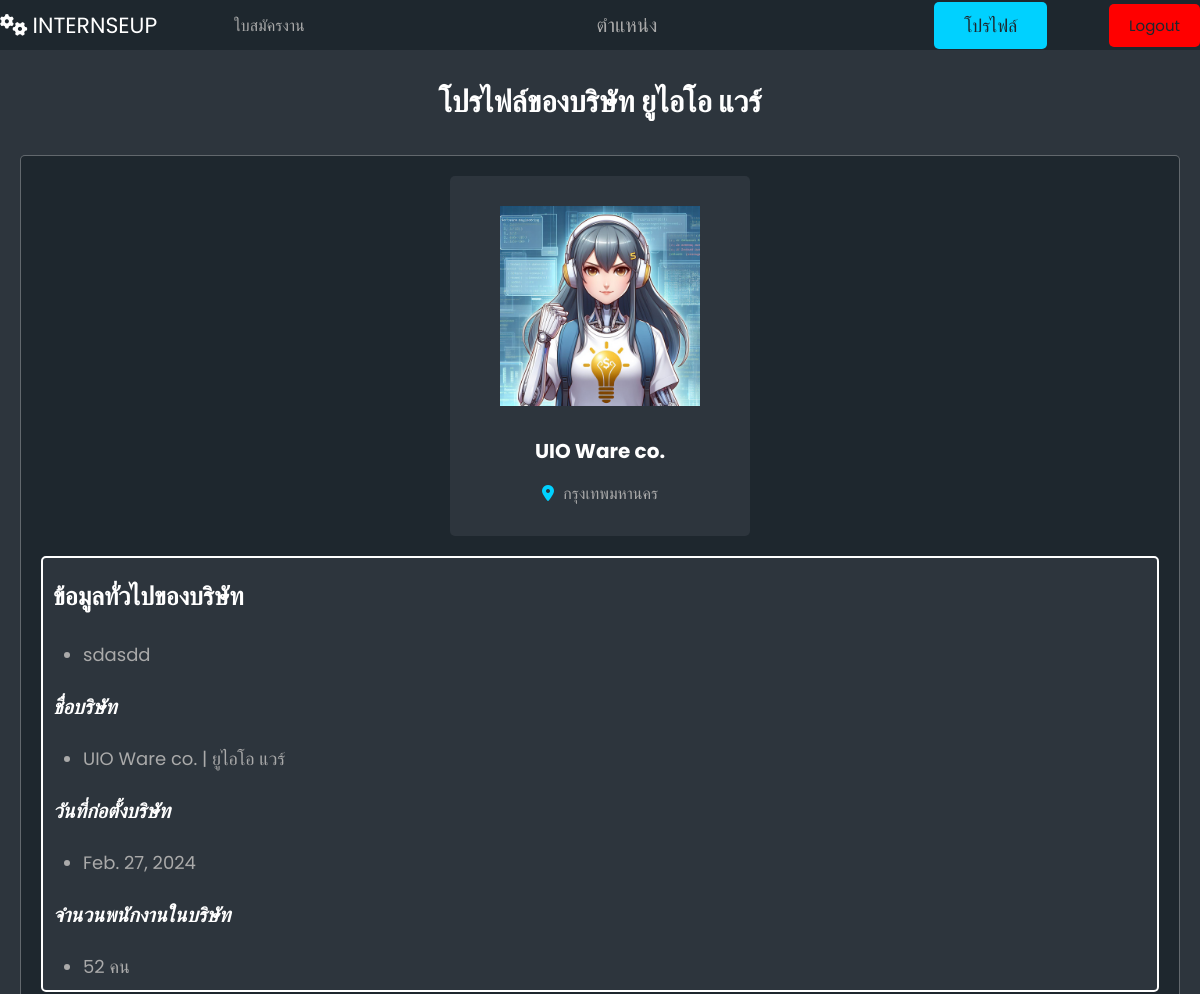
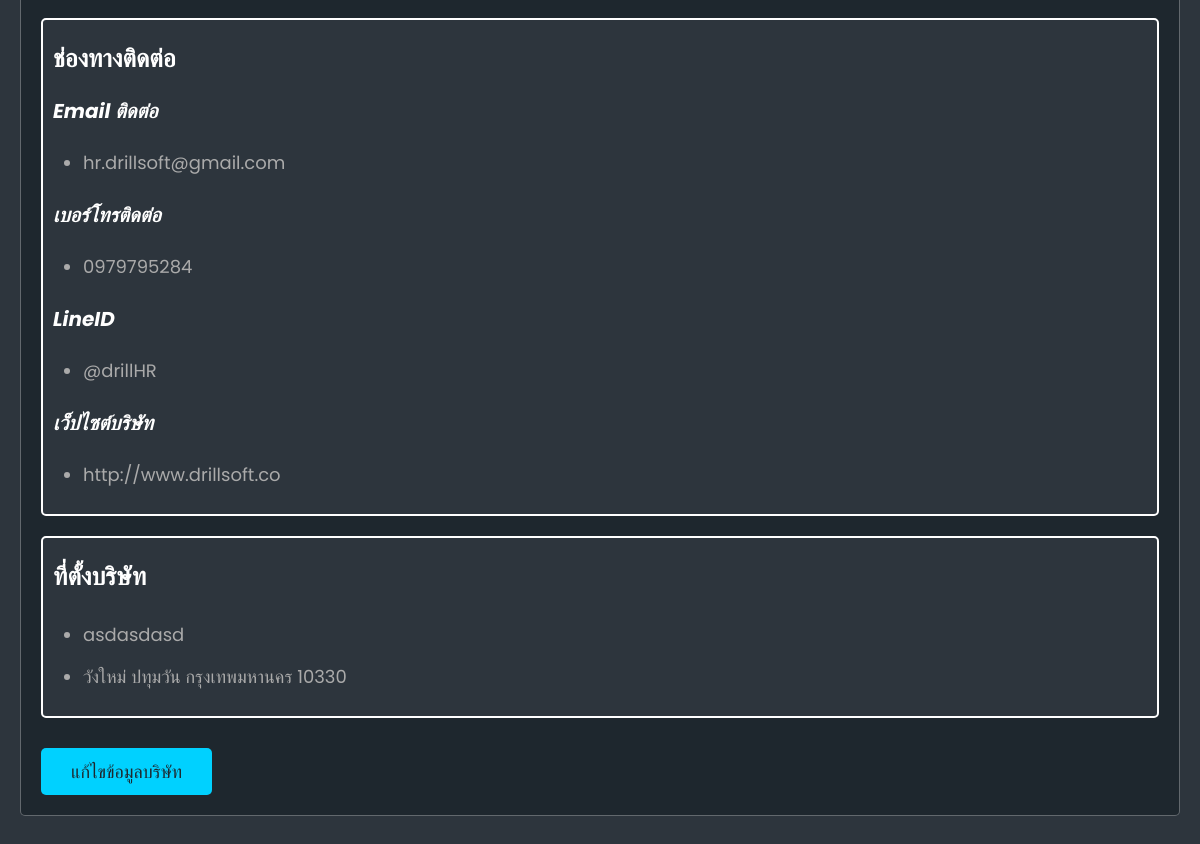
The app's page /profile/COMPANY/c1/ (signed in) with its own data (2 pictures, top to bottom).
### usertype/models.py (models this page shows, shortened)
class CompanyProfile(models.Model):
    user = models.OneToOneField(CustomUser, on_delete=models.CASCADE)
    companyinfo = models.ForeignKey(
        CompanyInfo, on_delete=models.CASCADE, null=True, blank=True
    )
    job = models.ManyToManyField(Job, related_name="companies")

class CompanyInfo(models.Model):
    company_name_eng = models.CharField(max_length=100)
    company_name_thai = models.CharField(max_length=100)
    company_des = models.TextField()
    profile = models.ImageField(upload_to="profile/", null=True, blank=True)
    foundation_date = models.DateField()
    number_of_employees = models.IntegerField()
    website = models.URLField()
    email = models.EmailField()
    address = models.TextField()
    sub_district = models.TextField()
    district = models.TextField()
    province = models.TextField()
    postal_code = models.CharField(max_length=255)
    phone = models.CharField(max_length=15)
    line_id = models.CharField(max_length=255, blank=True)
    facebook = models.URLField(blank=True)

### usertype/views.py (the view)
# urls.py: path("profile/<str:role>/<str:username>/", views.profile, name="profile"),  # Profile page
@login_required
def profile(request, role, username):
    user = request.user
    student = None
    company = None
    jobs = None
    context = {
        "role": role,
        "username": username,
    }
    if user.role == CustomUser.Role.STUDENT:
        try:
            student = StudentProfile.objects.get(user__username=username)
            jobs = Job.objects.all()
        except StudentProfile.DoesNotExist:
            pass
    elif user.role == CustomUser.Role.COMPANY:
        try:
            company = CompanyProfile.objects.get(user__username=username)
            jobs = Job.objects.all()
        except CompanyProfile.DoesNotExist:
            pass
    if request.method == "POST":
        form = SignUpStudentForm(request.POST, initial={"username": user.username})
        if form.is_valid():
            form.save()
            messages.success(request, 'Your account was successfully updated!')
            return redirect("welcome", username=user.username)
    else:
        form = SignUpStudentForm(initial={"username": user.username})
    return render(
        request,
        "userweb/profile.html",
        {
            "form": form,
            "student": student,
            "company": company,
            "jobs": jobs,  # Pass jobs to the template
            "user": user,
            "context": context,
        },
    )

### usertype/forms.py
class SignUpStudentForm(forms.Form):
    profile = forms.ImageField()  #
    student_id = forms.IntegerField()  #
    first_name = forms.CharField(max_length=100)  #
    last_name = forms.CharField(max_length=100)  #
    nick_name = forms.CharField(max_length=100)  #
    birthday = forms.DateField()  #
    gender = forms.CharField(max_length=200)  #
    email = forms.EmailField()  #
    phone = forms.CharField(max_length=10)  #
    cv = forms.URLField()  #
    last_job = forms.CharField(max_length=200)  #
    intern_company = forms.CharField(max_length=200)  #
    interest_job = forms.CharField(max_length=200)  #
    skill = forms.CharField(max_length=200)  #
    university = forms.CharField(max_length=200)  #
    faculty = forms.CharField(max_length=50)  #
    major = forms.CharField(max_length=50)  #
    intern_start = forms.DateField()  #
    intern_end = forms.DateField()  #
    eng_skill = forms.CharField(max_length=200)  #

### usertype/templates/userweb/profile.html (shortened to what this page needs)
<!DOCTYPE html>
<html lang="en">
  <head>
    {% load static %}
    <link rel="stylesheet" href="{% static "css/style.css" %}" />
  </head>
  <body>
    {% include "navbarmain.html" %}
    {% if user.role == 'STUDENT' %}
    <section class="view-student">
      {% if messages %}
      <ul class="messages">
        {% for message in messages %}
          <li style="font-size:200%;" class="{{ message.tags }}">{{ message }}</li>
        {% endfor %}
      </ul>
      {% endif %}
      <h1 class="heading">โปรไฟล์ของ {{ student.studentinfo.first_name }} {{ student.studentinfo.last_name }}</h1>
      <div class="details">
        <div class="info">
          <img src="{{ student.studentinfo.profile.url }}" alt="" />
        </div>
        <div class="description">
          <div class="desbox">
            <h3 style="font-size:250%;">ข้อมูลทั่วไป</h3>
            <ul>
              <p style="font-size:200%;"><b><i style="color:white;">Curriculum vitae (CV)</i></b></p>
              <li style="font-size:180%;"><a href="{{ student.studentinfo.cv }}" target="_blank">Click to view CV</a></li>
              <br />
              <p style="font-size:200%;"><b><i style="color:white;">ชื่อจริง-นามสกุล</i></b></p>
              <li style="font-size:180%;">{{ student.studentinfo.first_name }} {{ student.studentinfo.last_name }}</li>
              <br />
              <p style="font-size:200%;"><b><i style="color:white;">ชื่อเล่น</i></b></p>
              <li style="font-size:180%;">{{ student.studentinfo.nick_name }}</li>
              <br />
              <p style="font-size:200%;"><b><i style="color:white;">วันเกิด</i></b></p>
              <li style="font-size:180%;">{{ student.studentinfo.birthday }}</li>
              <br />
              <p style="font-size:200%;"><b><i style="color:white;">รหัสนิสิต</i></b></p>
              <li style="font-size:180%;">{{ student.studentinfo.student_id }}</li>
              <br />
              <p style="font-size:200%;"><b><i style="color:white;">Email </i></b></p>
              <li style="font-size:180%;">{{ student.studentinfo.email }}</li>
              <br />
              <p style="font-size:200%;"><b><i style="color:white;">เบอร์โทรติดต่อ</i></b></p>
              <li style="font-size:180%;">{{ student.studentinfo.phone }}</li>
              <br />
              <p style="font-size:200%;"><b><i style="color:white;">เพศ</i></b></p>
              <li style="font-size:180%;">{{ student.studentinfo.gender }}</li>
              <br />
            </ul>
          </div>
          <div class="desbox">
            <h3 style="font-size:250%;">คุณสมบัติ</h3>
            <ul>
              <br />
              <p style="font-size:200%;"><b><i style="color:white;">ตำแหน่งที่สนใจ</i></b></p>
              <li style="font-size:180%;">{{ student.studentinfo.interest_job }}</li>
              <br />
              <p style="font-size:200%;"><b><i style="color:white;">ทักษะ</i></b></p>
              <li style="font-size:180%;">{{ student.studentinfo.skill }}</li>
              <br />
              <p style="font-size:200%;"><b><i style="color:white;">ทักษะภาษาอังกฤษ</i></b></p>
              <li style="font-size:180%;">{{ student.studentinfo.eng_skill }}</li>
              <br />
              <p style="font-size:200%;"><b><i style="color:white;">วันที่เริ่มฝึกงาน (ปัจจุบัน)</i></b></p>
              <li style="font-size:180%;">{{ student.studentinfo.intern_start }}</li>
              <br />
              <p style="font-size:200%;"><b><i style="color:white;">วันที่สิ้นสุดการฝึกงาน</i></b></p>
              <li style="font-size:180%;">{{ student.studentinfo.intern_end }}</li>
              <br />
            </ul>
          </div>
          <div class="desbox">
            <h3 style="font-size:250%;">การศึกษาปัจจุบัน</h3>
            <ul>
              <br />
              <p style="font-size:200%;"><b><i style="color:white;">มหาวิทยาลัย</i></b></p>
              <li style="font-size:180%;">{{ student.studentinfo.university }}</li>
              <br />
              <p style="font-size:200%;"><b><i style="color:white;">คณะ</i></b></p>
              <li style="font-size:180%;">{{ student.studentinfo.faculty }}</li>
              <br />
              <p style="font-size:200%;"><b><i style="color:white;">สาขา</i></b></p>
              <li style="font-size:180%;">{{ student.studentinfo.major }}</li>
              <br />
            </ul>
          </div>
          <div class="desbox">
            <h3 style="font-size:250%;">ประวัติการฝึกงานครั้งล่าสุด</h3>
            <ul>
              <p style="font-size:200%;"><b><i style="color:white;">ตำแหน่งที่ฝึกงานครั้งล่าสุด</i></b></p>
              <li style="font-size:180%;">{{ student.studentinfo.last_job }}</li>
              <br />
              <p style="font-size:200%;"><b><i style="color:white;">บริษัทที่เคยฝึกงาน</i></b></p>
              <li style="font-size:180%;">{{ student.studentinfo.intern_company }}</li>
              <br />
            </ul>
          </div>
        </div>
        {% if student %}
        <form action="{% url 'editinfo' role=context.role username=context.username %}" method="post" class="flex-btn">
          {% csrf_token %}
          <input type="submit" value="แก้ไขข้อมูลนิสิต" class="btn" />
          <input type="hidden" name="role" value="{{ context.role }}">
          <input type="hidden" name="username" value="{{ context.username }}">
        </form>
        {% else %}
        <form action="{% url 'addinfo' role=context.role username=context.username %}" method="post" class="flex-btn">
          {% csrf_token %}
          <input type="submit" value="เพิ่มข้อมูลนิสิต" class="btn" />
          <input type="hidden" name="role" value="{{ context.role }}">
          <input type="hidden" name="username" value="{{ context.username }}">
        </form>
        <form action="{% url 'addtime' role=context.role username=context.username %}" method="post" class="flex-btn">
          {% csrf_token %}
          <input type="submit" value="เพิ่มวันฝึกงาน" class="btn" />
          <input type="hidden" name="role" value="{{ context.role }}">
          <input type="hidden" name="username" value="{{ context.username }}">
        </form>
        <form action="{% url 'addpastjob' role=context.role username=context.username %}" method="post" class="flex-btn">
          {% csrf_token %}
          <input type="submit" value="เพิ่มประวัติการฝึกงาน" class="btn" />
          <input type="hidden" name="role" value="{{ context.role }}">
          <input type="hidden" name="username" value="{{ context.username }}">
        </form>
        {% endif %}
      </div>
    </section>
    {% elif user.role == 'COMPANY' %}
    <section class="view-student">
      <h1 class="heading">โปรไฟล์ของบริษัท {{ company.companyinfo.company_name_thai }} </h1>
      <div class="details">
        <div class="info">
          <img src="{{ company.companyinfo.profile.url }}" alt="" />
          <h3>{{ company.companyinfo.company_name_eng }}</h3>
          <p><i class="fas fa-map-marker-alt"></i> {{ company.companyinfo.province }}</p>
        </div>
        <div class="description">
          <div class="desbox">
            <ul>
              <h3>ข้อมูลทั่วไปของบริษัท</h3>
              <li style="font-size:180%;">{{ company.companyinfo.company_des }}</li>
              <br />
            </ul>
            <ul>
              <p style="font-size:200%;"><b><i style="color:white;">ชื่อบริษัท</i></b></p>
              <li style="font-size:180%;">{{ company.companyinfo.company_name_eng }} | {{ company.companyinfo.company_name_thai }}</li>
              <br />
              <p style="font-size:200%;"><b><i style="color:white;">วันที่ก่อตั้งบริษัท</i></b></p>
              <li style="font-size:180%;">{{ company.companyinfo.foundation_date }}</li>
              <br />
              <p style="font-size:200%;"><b><i style="color:white;">จำนวนพนักงานในบริษัท</i></b></p>
              <li style="font-size:180%;">{{ company.companyinfo.number_of_employees }} คน</li>
            </ul>
          </div>
          <div class="desbox">
            <ul>
              <h3>ช่องทางติดต่อ</h3>
            </ul>
            <ul>
              <p style="font-size:200%;"><b><i style="color:white;">Email ติดต่อ</i></b></p>
              <li style="font-size:180%;">{{ company.companyinfo.email }}</li>
              <br />
              <p style="font-size:200%;"><b><i style="color:white;">เบอร์โทรติดต่อ</i></b></p>
              <li style="font-size:180%;">{{ company.companyinfo.phone }}</li>
              <br />
              <p style="font-size:200%;"><b><i style="color:white;">LineID</i></b></p>
              <li style="font-size:180%;">{{ company.companyinfo.line_id}}</li>
              <br />
              <p style="font-size:200%;"><b><i style="color:white;">เว็ปไซต์บริษัท</i></b></p>
              <li style="font-size:180%;">{{ company.companyinfo.website}}</li>
              <br />
            </ul>
          </div>
          <div class="desbox">
            <h3>ที่ตั้งบริษัท</h3>
            <ul>
              <li style="font-size:180%;">{{ company.companyinfo.address}}</li>
              <li style="font-size:180%;">{{ company.companyinfo.sub_district}}
                {{ company.companyinfo.district}} {{ company.companyinfo.province }} {{ company.companyinfo.postal_code}}</li>
              <br />
            </ul>
          </div>
        </div>
        {% if company %}
        <form action="{% url 'editinfo' role=context.role username=context.username %}" method="post" class="flex-btn">
          <input type="submit" value="แก้ไขข้อมูลบริษัท" class="btn" />
        </form>
        {% endif %}
      </div>
    </section>
    {% endif %}
    <section></section>
  </body>
</html>

### static/css/style.css (style rules this page uses)
:root { --main-color: #00d1ff; --red: red; --light-color: #aaa; --light-bg: #2d353d; --black: #1e272e; --white: #fff; --box-shadow: none; --border: 0.1rem solid rgba(255, 255, 255, 0.3); }
* { font-family: "Poppins", sans-serif; margin: 0; padding: 0; box-sizing: border-box; text-decoration: none; outline: none; border: none; }
html { font-size: 62.5%; overflow-x: hidden; scroll-padding-top: 7rem; scroll-behavior: smooth; }
body { background-color: var(--light-bg); }
section { padding: 2rem; margin: 0 auto; max-width: 1200px; }
.heading { text-align: center; margin-bottom: 2rem; font-size: 3rem; color: var(--white); text-transform: capitalize; padding: 1rem 0; }
.btn { display: inline-block; margin-top: 1rem; padding: 1rem 3rem; cursor: pointer; font-size: 1.8rem; color: var(--black); background-color: var(--main-color); border-radius: 0.5rem; text-transform: capitalize; text-align: center; }
.flex-btn { display: flex; align-items: center; justify-content: space-between; column-gap: 1rem; flex-wrap: wrap; }
.view-student .details { background-color: var(--black); border: var(--border); border-radius: 0.5rem; background-color: var(--black); padding: 2rem; }
.view-student .details .info { max-width: 30rem; margin: 0 auto; border-radius: 0.5rem; background-color: var(--light-bg); padding: 3rem 2rem; text-align: center; }
.view-student .details .info img { height: 20rem; width: 20rem; object-fit: contain; margin-bottom: 1rem; }
.view-student .details .info h3 { padding: 1.5rem 0; font-size: 2rem; color: var(--white); }
.view-student .details .info p { font-size: 1.6rem; color: var(--light-color); }
.view-student .details .info p i { margin-right: 0.5rem; color: var(--main-color); }
.view-student .details .description { display: contents; align-items: center; justify-content: center; margin-top: 2rem; }
.view-student .details .description .desbox { border: 2px solid var(--white); border-radius: 0.5rem; padding: 1rem; margin-bottom: 2rem; margin-top: 2rem; background-color: var(--light-bg); }
.view-student .details .description .desbox h3 { font-size: 2.5rem; color: var(--white); padding: 1rem 0; text-transform: capitalize; }
.view-student .details .description .desbox p { padding: 0.5rem 0; font-size: 1.6rem; color: var(--light-color); line-height: 1.8; }
.view-student .details .desbox ul li { margin-left: 3rem; font-size: 1.6rem; color: var(--light-color); padding-top: 1.5rem; }
.info { color: blue; }

### records on screen
CompanyProfile: companyinfo.company_name_thai "ยูไอโอ แวร์", companyinfo.profile (picture), companyinfo.company_name_eng "UIO Ware co.", companyinfo.province "กรุงเทพมหานคร", companyinfo.company_des "sdasdd", companyinfo.foundation_date "Feb. 27, 2024", companyinfo.number_of_employees "52", companyinfo.email "hr.drillsoft@gmail.com", companyinfo.phone "0979795284", companyinfo.line_id "@drillHR", companyinfo.website "http://www.drillsoft.co", companyinfo.address "asdasdasd", companyinfo.sub_district "วังใหม่", companyinfo.district "ปทุมวัน", companyinfo.postal_code "10330"
